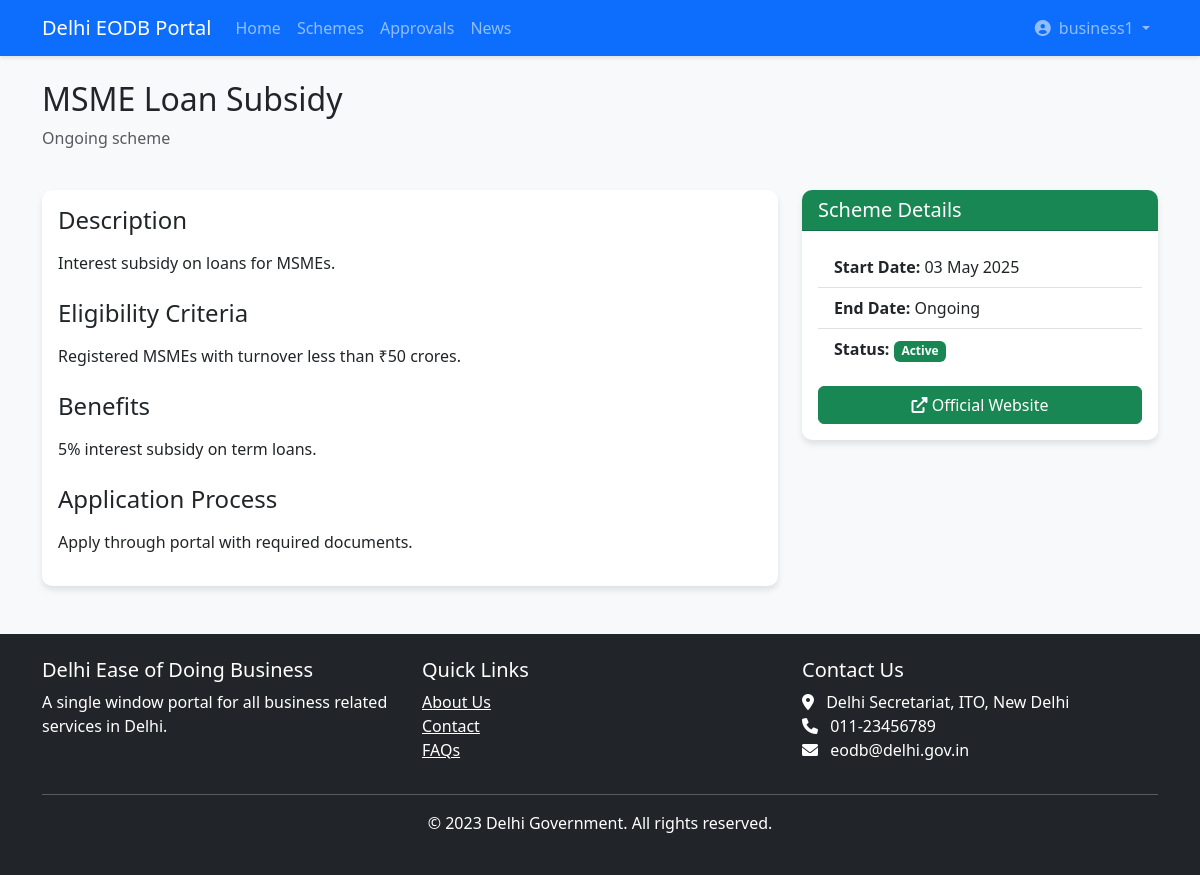
/schemes/2/ (signed in), run on the app's committed database.
### business_portal/models.py (models this page shows, shortened)
class GovernmentScheme(models.Model):
    name = models.CharField(max_length=255)
    description = models.TextField()
    eligibility = models.TextField()
    benefits = models.TextField()
    application_process = models.TextField()
    website_link = models.URLField()
    start_date = models.DateField()
    end_date = models.DateField(null=True, blank=True)
    is_active = models.BooleanField(default=True)
    created_at = models.DateTimeField(auto_now_add=True)

### business_portal/views.py (the view)
# urls.py: path('schemes/<int:scheme_id>/', views.scheme_details, name='scheme_details'),
@login_required
def scheme_details(request, scheme_id):
    scheme = get_object_or_404(GovernmentScheme, pk=scheme_id)
    return render(request, 'business_portal/scheme_details.html', {'scheme': scheme})

### business_portal/templates/business_portal/scheme_details.html
{% extends "business_portal/base.html" %}
{% load static %}
{% block content %}
<div class="row mb-4">
    <div class="col-md-8">
        <h2>{{ scheme.name }}</h2>
        <p class="text-muted">
            {% if scheme.end_date %}
                Valid until: {{ scheme.end_date|date:"d M Y" }}
            {% else %}
                Ongoing scheme
            {% endif %}
        </p>
    </div>
</div>
<div class="row">
    <div class="col-md-8">
        <div class="card mb-4">
            <div class="card-body">
                <h4 class="mb-3">Description</h4>
                <p>{{ scheme.description }}</p>
                <h4 class="mb-3 mt-4">Eligibility Criteria</h4>
                <p>{{ scheme.eligibility }}</p>
                <h4 class="mb-3 mt-4">Benefits</h4>
                <p>{{ scheme.benefits }}</p>
                <h4 class="mb-3 mt-4">Application Process</h4>
                <p>{{ scheme.application_process }}</p>
            </div>
        </div>
    </div>
    <div class="col-md-4">
        <div class="card mb-4">
            <div class="card-header bg-success text-white">
                <h5 class="mb-0">Scheme Details</h5>
            </div>
            <div class="card-body">
                <ul class="list-group list-group-flush">
                    <li class="list-group-item">
                        <strong>Start Date:</strong> {{ scheme.start_date|date:"d M Y" }}
                    </li>
                    <li class="list-group-item">
                        <strong>End Date:</strong> {{ scheme.end_date|date:"d M Y"|default:"Ongoing" }}
                    </li>
                    <li class="list-group-item">
                        <strong>Status:</strong>
                        {% if scheme.is_active %}
                            <span class="badge bg-success">Active</span>
                        {% else %}
                            <span class="badge bg-secondary">Inactive</span>
                        {% endif %}
                    </li>
                </ul>
                <div class="d-grid gap-2 mt-3">
                    <a href="{{ scheme.website_link }}" target="_blank" class="btn btn-success">
                        <i class="fas fa-external-link-alt"></i> Official Website
                    </a>
                </div>
            </div>
        </div>
    </div>
</div>
{% endblock %}

### business_portal/templates/business_portal/base.html (shortened to what this page needs)
{% load static %}
<!DOCTYPE html>
<html lang="en">
<head>
    <link href="https://cdn.jsdelivr.net/npm/bootstrap@5.3.0/dist/css/bootstrap.min.css" rel="stylesheet">
    <link rel="stylesheet" href="https://cdnjs.cloudflare.com/ajax/libs/font-awesome/6.0.0/css/all.min.css">
    <link rel="stylesheet" href="{% static 'css/style.css' %}">
</head>
<body>
    <nav class="navbar navbar-expand-lg navbar-dark bg-primary">
        <div class="container">
            <a class="navbar-brand" href="{% url 'home' %}">Delhi EODB Portal</a>
            <div class="collapse navbar-collapse" id="navbarNav">
                <ul class="navbar-nav me-auto">
                    <li class="nav-item">
                        <a class="nav-link" href="{% url 'home' %}">Home</a>
                    </li>
                    <li class="nav-item">
                        <a class="nav-link" href="{% url 'government_schemes' %}">Schemes</a>
                    </li>
                    <li class="nav-item">
                        <a class="nav-link" href="{% url 'approval_types' %}">Approvals</a>
                    </li>
                    <li class="nav-item">
                        <a class="nav-link" href="{% url 'news' %}">News</a>
                    </li>
                </ul>
                <ul class="navbar-nav">
                    {% if user.is_authenticated %}
                        <li class="nav-item dropdown">
                            <a class="nav-link dropdown-toggle" href="#" id="navbarDropdown" role="button" data-bs-toggle="dropdown">
                                <i class="fas fa-user-circle me-1"></i> {{ user.username }}
                            </a>
                        </li>
                    {% endif %}
                </ul>
            </div>
        </div>
    </nav>
    <main class="container my-4">
        {% block content %}{% endblock %}
    </main>
    <footer class="bg-dark text-white py-4 mt-4">
        <div class="container">
            <div class="row">
                <div class="col-md-4">
                    <h5>Delhi Ease of Doing Business</h5>
                    <p>A single window portal for all business related services in Delhi.</p>
                </div>
                <div class="col-md-4">
                    <h5>Quick Links</h5>
                    <ul class="list-unstyled">
                        <li><a href="#" class="text-white">About Us</a></li>
                        <li><a href="#" class="text-white">Contact</a></li>
                        <li><a href="#" class="text-white">FAQs</a></li>
                    </ul>
                </div>
                <div class="col-md-4">
                    <h5>Contact Us</h5>
                    <address>
                        <i class="fas fa-map-marker-alt me-2"></i> Delhi Secretariat, ITO, New Delhi<br>
                        <i class="fas fa-phone me-2"></i> 011-23456789<br>
                        <i class="fas fa-envelope me-2"></i> eodb@delhi.gov.in
                    </address>
                </div>
            </div>
            <hr>
            <div class="text-center">
                <p>&copy; 2023 Delhi Government. All rights reserved.</p>
            </div>
        </div>
    </footer>
</body>
</html>

### business_portal/static/css/style.css (style rules this page uses)
body { background-color: #f8f9fa; font-family: 'Segoe UI', Tahoma, Geneva, Verdana, sans-serif; }
.navbar { box-shadow: 0 2px 4px rgba(0,0,0,.1); }
.card { border: none; border-radius: 10px; box-shadow: 0 4px 6px rgba(0,0,0,.1); transition: transform 0.3s ease; margin-bottom: 20px; }
.card-header { border-radius: 10px 10px 0 0 !important; }
.list-group-item { border-left: none; border-right: none; }
.list-group-item:first-child { border-top: none; }
.list-group-item:last-child { border-bottom: none; }

### data on the page
GovernmentScheme: name "MSME Loan Subsidy", description "Interest subsidy on loans for MSMEs.", eligibility "Registered MSMEs with turnover less than ₹50 crores.", benefits "5% interest subsidy on term loans.", application_process "Apply through portal with required documents.", start_date "03 May 2025", end_date "Ongoing"

### other printed values
{{ user.username }} "business1"
